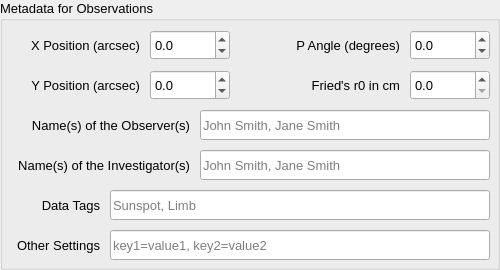
     <widget class="QGroupBox" name="groupBoxFITSHeader">
      <property name="geometry">
       <rect>
        <x>790</x>
        <y>130</y>
        <width>500</width>
        <height>270</height>
       </rect>
      </property>
      <property name="font">
       <font>
        <pointsize>10</pointsize>
       </font>
      </property>
      <property name="title">
       <string>Metadata for Observations</string>
      </property>
      <widget class="QLineEdit" name="lineEditOtherSettings">
       <property name="geometry">
        <rect>
         <x>110</x>
         <y>230</y>
         <width>380</width>
         <height>30</height>
        </rect>
       </property>
       <property name="font">
        <font>
         <pointsize>10</pointsize>
        </font>
       </property>
       <property name="accessibleDescription">
        <string/>
       </property>
       <property name="text">
        <string/>
       </property>
       <property name="placeholderText">
        <string>key1=value1, key2=value2</string>
       </property>
      </widget>
      <widget class="QDoubleSpinBox" name="doubleSpinBoxXArcsec">
       <property name="geometry">
        <rect>
         <x>150</x>
         <y>30</y>
         <width>80</width>
         <height>30</height>
        </rect>
       </property>
       <property name="font">
        <font>
         <pointsize>10</pointsize>
        </font>
       </property>
       <property name="decimals">
        <number>1</number>
       </property>
       <property name="minimum">
        <double>-1500.000000000000000</double>
       </property>
       <property name="maximum">
        <double>1500.000000000000000</double>
       </property>
      </widget>
      <widget class="QLineEdit" name="lineEditObservers">
       <property name="geometry">
        <rect>
         <x>200</x>
         <y>110</y>
         <width>290</width>
         <height>30</height>
        </rect>
       </property>
       <property name="font">
        <font>
         <pointsize>10</pointsize>
        </font>
       </property>
       <property name="text">
        <string/>
       </property>
       <property name="placeholderText">
        <string>John Smith, Jane Smith</string>
       </property>
      </widget>
      <widget class="QLabel" name="labelOtherSettings">
       <property name="geometry">
        <rect>
         <x>10</x>
         <y>230</y>
         <width>90</width>
         <height>30</height>
        </rect>
       </property>
       <property name="font">
        <font>
         <pointsize>10</pointsize>
        </font>
       </property>
       <property name="text">
        <string>Other Settings</string>
       </property>
       <property name="alignment">
        <set>Qt::AlignRight|Qt::AlignTrailing|Qt::AlignVCenter</set>
       </property>
      </widget>
      <widget class="QLineEdit" name="lineEditDataTags">
       <property name="geometry">
        <rect>
         <x>110</x>
         <y>190</y>
         <width>380</width>
         <height>30</height>
        </rect>
       </property>
       <property name="font">
        <font>
         <pointsize>10</pointsize>
        </font>
       </property>
       <property name="text">
        <string/>
       </property>
       <property name="placeholderText">
        <string>Sunspot, Limb</string>
       </property>
      </widget>
      <widget class="QLabel" name="labelDataTags">
       <property name="geometry">
        <rect>
         <x>10</x>
         <y>190</y>
         <width>90</width>
         <height>30</height>
        </rect>
       </property>
       <property name="sizePolicy">
        <sizepolicy hsizetype="Preferred" vsizetype="Preferred">
         <horstretch>0</horstretch>
         <verstretch>0</verstretch>
        </sizepolicy>
       </property>
       <property name="font">
        <font>
         <pointsize>10</pointsize>
        </font>
       </property>
       <property name="text">
        <string>Data Tags</string>
       </property>
       <property name="alignment">
        <set>Qt::AlignRight|Qt::AlignTrailing|Qt::AlignVCenter</set>
       </property>
      </widget>
      <widget class="QLabel" name="labelXArcsec">
       <property name="geometry">
        <rect>
         <x>10</x>
         <y>30</y>
         <width>130</width>
         <height>30</height>
        </rect>
       </property>
       <property name="font">
        <font>
         <pointsize>10</pointsize>
        </font>
       </property>
       <property name="text">
        <string>X Position (arcsec)</string>
       </property>
       <property name="alignment">
        <set>Qt::AlignRight|Qt::AlignTrailing|Qt::AlignVCenter</set>
       </property>
      </widget>
      <widget class="QLineEdit" name="lineEditPlanners">
       <property name="geometry">
        <rect>
         <x>200</x>
         <y>150</y>
         <width>290</width>
         <height>30</height>
        </rect>
       </property>
       <property name="font">
        <font>
         <pointsize>10</pointsize>
        </font>
       </property>
       <property name="text">
        <string/>
       </property>
       <property name="readOnly">
        <bool>false</bool>
       </property>
       <property name="placeholderText">
        <string>John Smith, Jane Smith</string>
       </property>
      </widget>
      <widget class="QDoubleSpinBox" name="doubleSpinBoxPAngle">
       <property name="geometry">
        <rect>
         <x>410</x>
         <y>30</y>
         <width>80</width>
         <height>30</height>
        </rect>
       </property>
       <property name="font">
        <font>
         <pointsize>10</pointsize>
        </font>
       </property>
       <property name="decimals">
        <number>1</number>
       </property>
       <property name="minimum">
        <double>-180.000000000000000</double>
       </property>
       <property name="maximum">
        <double>360.000000000000000</double>
       </property>
      </widget>
      <widget class="QLabel" name="labelObservers">
       <property name="geometry">
        <rect>
         <x>10</x>
         <y>110</y>
         <width>180</width>
         <height>30</height>
        </rect>
       </property>
       <property name="font">
        <font>
         <pointsize>10</pointsize>
        </font>
       </property>
       <property name="text">
        <string>Name(s) of the Observer(s)</string>
       </property>
       <property name="alignment">
        <set>Qt::AlignRight|Qt::AlignTrailing|Qt::AlignVCenter</set>
       </property>
      </widget>
      <widget class="QLabel" name="labelPAngle">
       <property name="geometry">
        <rect>
         <x>280</x>
         <y>30</y>
         <width>120</width>
         <height>30</height>
        </rect>
       </property>
       <property name="font">
        <font>
         <pointsize>10</pointsize>
        </font>
       </property>
       <property name="text">
        <string>P Angle (degrees)</string>
       </property>
       <property name="alignment">
        <set>Qt::AlignRight|Qt::AlignTrailing|Qt::AlignVCenter</set>
       </property>
      </widget>
      <widget class="QDoubleSpinBox" name="doubleSpinBoxR0">
       <property name="geometry">
        <rect>
         <x>410</x>
         <y>70</y>
         <width>80</width>
         <height>30</height>
        </rect>
       </property>
       <property name="font">
        <font>
         <pointsize>10</pointsize>
        </font>
       </property>
       <property name="decimals">
        <number>1</number>
       </property>
       <property name="minimum">
        <double>0.000000000000000</double>
       </property>
       <property name="maximum">
        <double>999.000000000000000</double>
       </property>
      </widget>
      <widget class="QLabel" name="labelYArcsec">
       <property name="geometry">
        <rect>
         <x>10</x>
         <y>70</y>
         <width>130</width>
         <height>30</height>
        </rect>
       </property>
       <property name="font">
        <font>
         <pointsize>10</pointsize>
        </font>
       </property>
       <property name="text">
        <string>Y Position (arcsec)</string>
       </property>
       <property name="alignment">
        <set>Qt::AlignRight|Qt::AlignTrailing|Qt::AlignVCenter</set>
       </property>
      </widget>
      <widget class="QDoubleSpinBox" name="doubleSpinBoxYArcsec">
       <property name="geometry">
        <rect>
         <x>150</x>
         <y>70</y>
         <width>80</width>
         <height>30</height>
        </rect>
       </property>
       <property name="font">
        <font>
         <pointsize>10</pointsize>
        </font>
       </property>
       <property name="decimals">
        <number>1</number>
       </property>
       <property name="minimum">
        <double>-1500.000000000000000</double>
       </property>
       <property name="maximum">
        <double>1500.000000000000000</double>
       </property>
      </widget>
      <widget class="QLabel" name="labelR0">
       <property name="geometry">
        <rect>
         <x>280</x>
         <y>70</y>
         <width>120</width>
         <height>30</height>
        </rect>
       </property>
       <property name="font">
        <font>
         <pointsize>10</pointsize>
        </font>
       </property>
       <property name="text">
        <string>Fried's r0 in cm</string>
       </property>
       <property name="alignment">
        <set>Qt::AlignRight|Qt::AlignTrailing|Qt::AlignVCenter</set>
       </property>
      </widget>
      <widget class="QLabel" name="labelPlanners">
       <property name="geometry">
        <rect>
         <x>10</x>
         <y>150</y>
         <width>180</width>
         <height>30</height>
        </rect>
       </property>
       <property name="font">
        <font>
         <pointsize>10</pointsize>
        </font>
       </property>
       <property name="text">
        <string>Name(s) of the Investigator(s)</string>
       </property>
       <property name="alignment">
        <set>Qt::AlignRight|Qt::AlignTrailing|Qt::AlignVCenter</set>
       </property>
      </widget>
     </widget>
